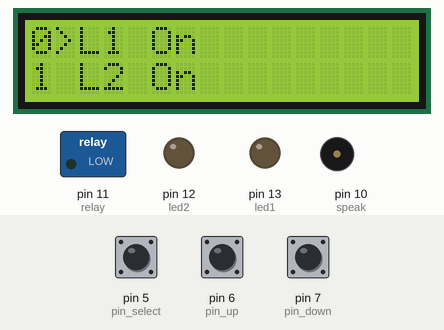
A sketch run on a simulated Arduino Uno, built with avr-gcc and run on an emulated ATmega328P. Shown: 16×2 character LCD, switched loads named in the sketch (green lamp = pin HIGH), output pins drawn as LEDs (lit = HIGH), buzzer (waves = sounding). Dashed ring = blinking. Inputs (shaded band) come from the test bench; at power-on: pin 5 (pin_select) HIGH, pin 6 (pin_up) HIGH, pin 7 (pin_down) HIGH.

Above: at 1.8 s.
1.9 s: pin 5 (pin_select) pulled LOW for 0.15 s
At 3.2 s:
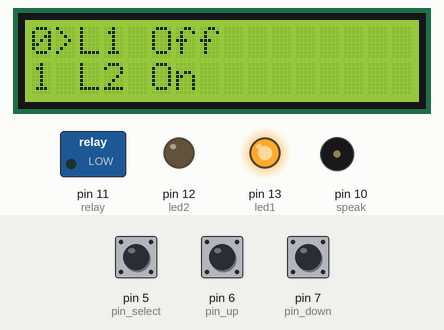
3.5 s: pin 6 (pin_up) pulled LOW for 0.15 s
At 4.2 s:
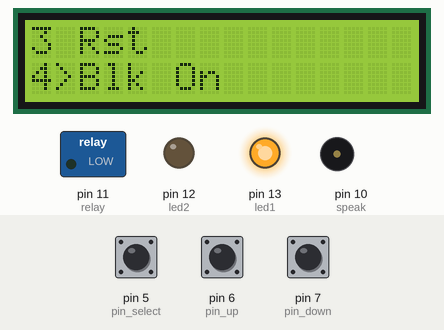
5.1 s: pin 5 (pin_select) pulled LOW for 1 s
At 7.8 s:
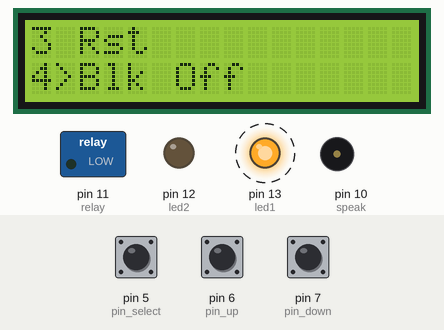
9.1 s: pin 6 (pin_up) pulled LOW for 1 s
At 11.5 s:
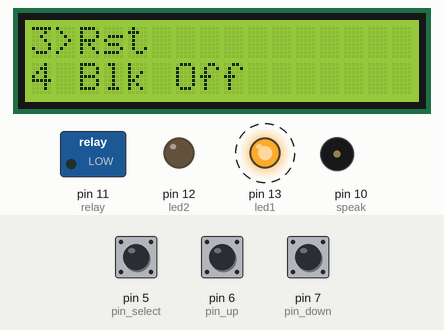
13.1 s: pin 6 (pin_up) pulled LOW for 0.15 s
At 15.8 s:
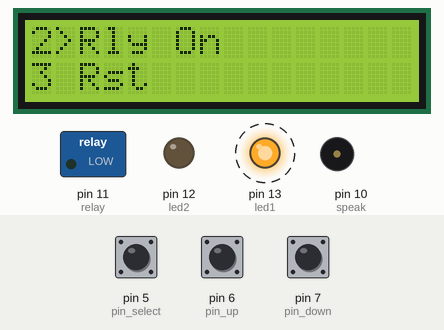
16.2 s: pin 7 (pin_down) pulled LOW for 0.15 s
At 17.8 s:
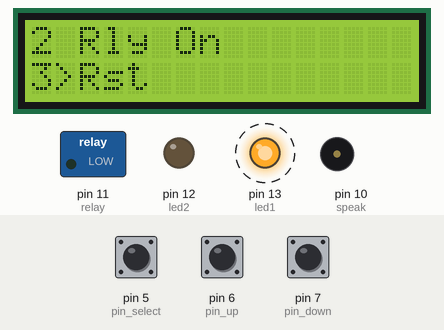
Timing chart, 0 to 20.3 s (numbered marks = the images above; inputs shaded):
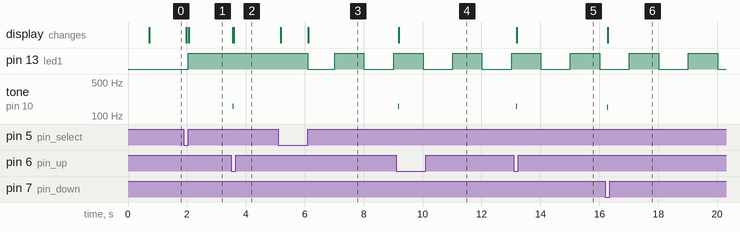

The sketch:

Menu_Vertical.ino
```cpp
#include <Wire.h>
#include <LiquidCrystal_I2C.h>

LiquidCrystal_I2C lcd(0x27,16,2);

#define led1 13
#define led2 12
#define relay 11
#define speak 10

#define pin_select 5
#define pin_up 6
#define pin_down 7

void setup() {
  lcd.init();
  lcd.init();
  lcd.backlight();
  lcd.print("Hello World");
  delay(500);

  pinMode(led1, OUTPUT);
  pinMode(led2, OUTPUT);
  pinMode(relay, OUTPUT);
  pinMode(speak, OUTPUT);

  digitalWrite(led1, LOW);
  digitalWrite(led2, LOW);
  digitalWrite(relay, LOW);

  pinMode(pin_select, INPUT_PULLUP);
  pinMode(pin_up, INPUT_PULLUP);
  pinMode(pin_down, INPUT_PULLUP);
}

void blink(){
  digitalWrite(led1, (millis()/1000)%2);
}

void limpa(){
  for(int c=0; c<17; c++){
    for(int l=0; l<2;l++){
      lcd.setCursor(c, l);
      lcd.print(" ");
    }
  }
}

void menu(){
  const int MX_OPT = 5;
  int dy = 0, opt = 0;
  bool key = 0, opSt[MX_OPT] = {0}, blk = 0;

  String msg[2][MX_OPT] = {
    {"L1 On", "L2 On", "Rly On", "Rst", "Blk On"},
    {"L1 Off", "L2 Off", "Rly Off", "Rst", "Blk Off"}
  };

  // lcd.clear();
  limpa();
  while(1){
    lcd.setCursor(0,0);
    lcd.print(opt);
    if(!dy) lcd.print(">");
    else lcd.print(" ");
    lcd.print(msg[opSt[opt]][opt]);

    lcd.setCursor(0, 1);
    lcd.print(opt+1);
    if(dy) lcd.print(">");
    else lcd.print(" ");
    lcd.print(msg[opSt[opt + 1]][opt + 1]);

    //mover opçoes
    if(key && !digitalRead(pin_down)){
      //lcd.clear();
      limpa();
      tone(speak, 150, 10);
      if(!dy) dy = 1;
      else if (++opt >= MX_OPT - 1){
        dy = 0;
        opt = 0;
      }
    }

    if(key && !digitalRead(pin_up)){
      // lcd.clear();
      limpa();
      tone(speak, 160, 10);
      if(dy) dy = 0;
      else if (--opt < 0){
        dy = 1;
        opt = MX_OPT - 2;
      }
    }

    //trava dos botoes
    key = 1;
    // for(int i=5; i<7; i++) if(!digitalRead(i)) key = 0;
    if(!digitalRead(pin_select)) key = 0;
    if(!digitalRead(pin_down)) key = 0;
    if(!digitalRead(pin_up)) key = 0;
    delay(10);

    //controle das portas
    if(!digitalRead(pin_select)){
      // lcd.clear();
      limpa();
      while(!digitalRead(pin_select));
      opSt[opt+dy] = !opSt[opt+dy];
      switch(opt + dy){
        case 0: digitalWrite(led1, opSt[opt+dy]); break;
        case 1: digitalWrite(led2, opSt[opt+dy]); break;
        case 2: digitalWrite(relay, opSt[opt+dy]); break;
        case 3: setup(); return; break;
        case 4: blk = !blk; break;
      }//end switch opt
    }//end if select

    if(blk){
      blink();
    }

  }//end while 1
}//end void menu

void loop() {
  menu();
  //blink();

}
```

Measured:
- after the input at 1.9 s, pin 13 (led1): LOW → HIGH after 0.15 s; the display: first changes after 0.07 s (image 1 shows a later state)
- after the input at 3.5 s, tone on pin 10 (speak): silent → 160 Hz after 0.06 s, → silent 0.01 s later; the display: first changes after 0.06 s (image 2 shows a later state)
- after the input at 5.1 s, pin 13 (led1): alternates HIGH for 0.99 s and LOW for 0.97 s, starting after 1.0 s; the display: first changes after 0.08 s (image 3 shows a later state)
- after the input at 9.1 s, tone on pin 10 (speak): silent → 160 Hz after 0.07 s, → silent 0.01 s later; the display: changes after 0.10 s (image 4)
- after the input at 13.1 s, tone on pin 10 (speak): silent → 160 Hz after 0.07 s, → silent 0.01 s later; the display: changes after 0.10 s (image 5)
- after the input at 16.2 s, tone on pin 10 (speak): silent → 150 Hz after 0.06 s, → silent 0.01 s later; the display: changes after 0.09 s (image 6)
